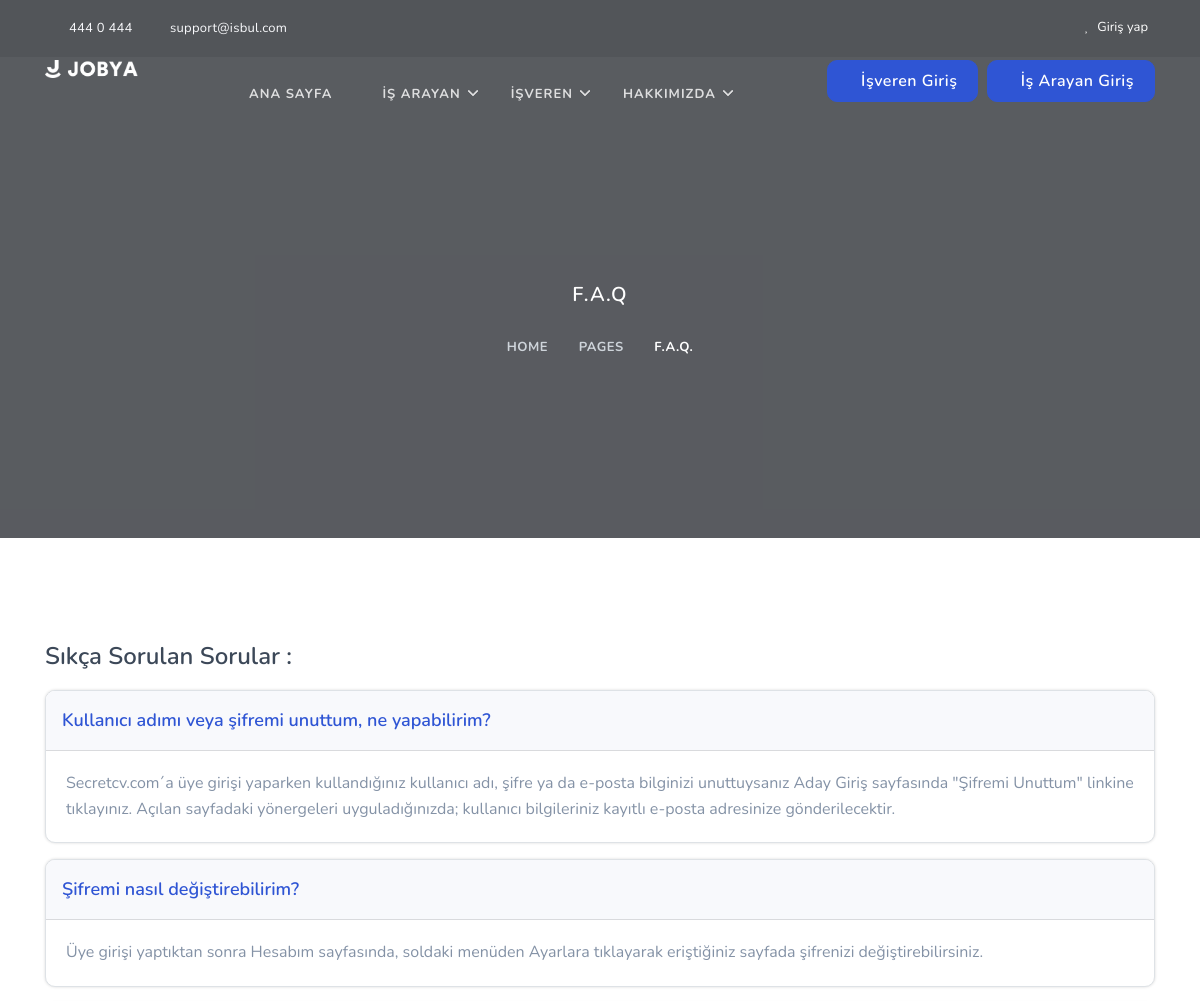
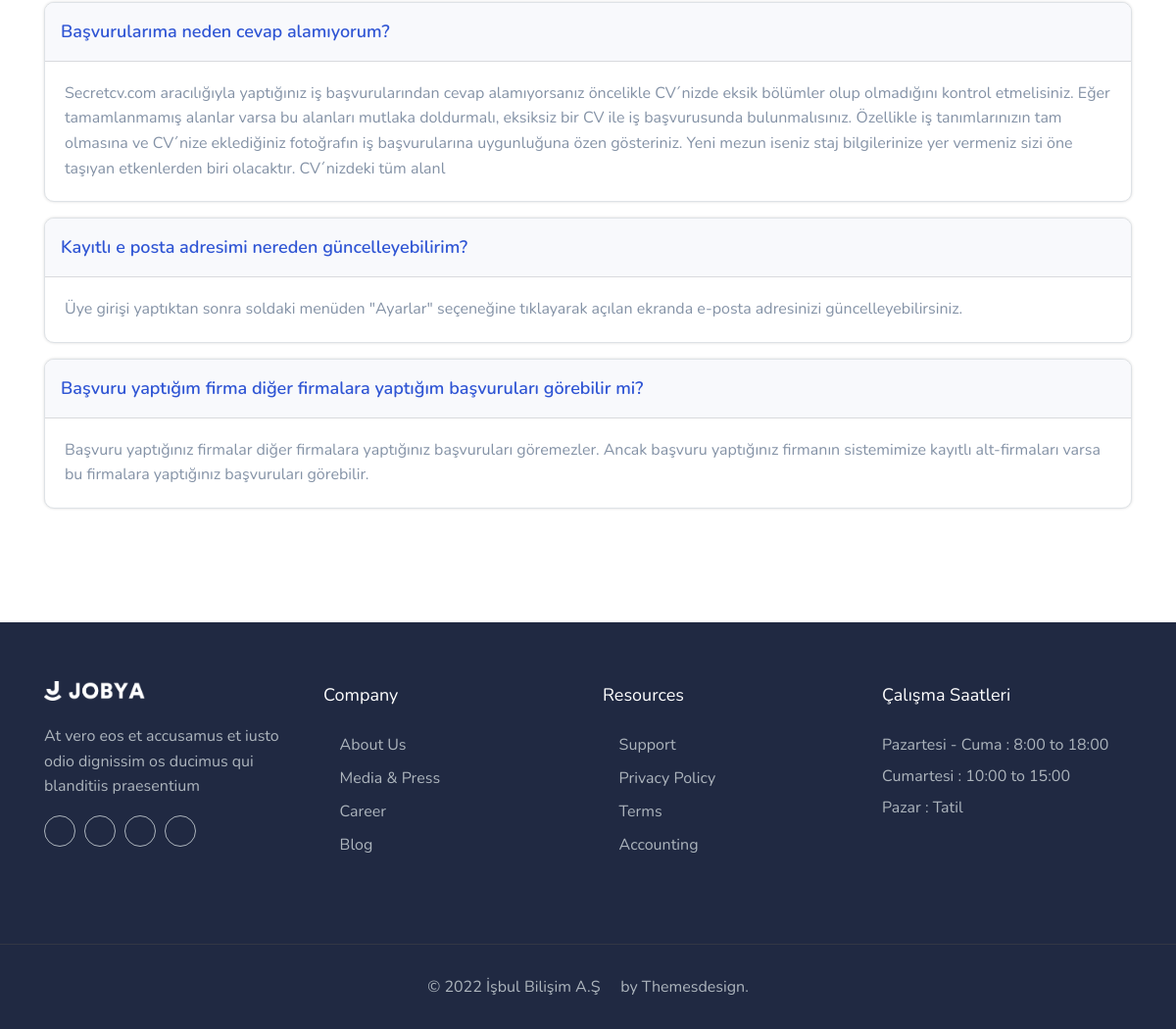
Screenshot of /faq/ with the database file from the repository (2 pictures, top to bottom).
### home/models.py (models this page shows, shortened)
class FAQ(models.Model):
    question = models.CharField(blank=True, max_length=200)
    answer = models.CharField(blank=True, max_length=500)
    status = models.CharField(max_length=10, choices=STATUS)
    create_at = models.DateTimeField(auto_now_add=True)
    update_at = models.DateTimeField(auto_now=True)

### home/views.py (the view)
# urls.py: path('faq/', views.faq, name='faq'),
def faq(request):
    setting = Setting.objects.get(id=1)
    faqs = FAQ.objects.all()
    context = {'setting': setting,
               'faqs': faqs,
               }
    return render(request, 'faq.html', context)

### home/templates/faq.html (shortened to what this page needs)
{% extends 'homebase.html' %}
{% block header %} {% include 'header.html' %}  {% endblock %}
{% block footer %} {% include 'footer.html' %}  {% endblock %}
{% block body %}
{% load static %}
    <section class="bg-half page-next-level">
        <div class="bg-overlay"></div>
        <div class="container">
            <div class="row justify-content-center">
                <div class="col-md-6">
                    <div class="text-center text-white">
                        <h4 class="text-uppercase title mb-4">F.A.Q</h4>
                        <ul class="page-next d-inline-block mb-0">
                            <li><a href="index.html" class="text-uppercase font-weight-bold">Home</a></li>
                            <li><a href="#" class="text-uppercase font-weight-bold">Pages</a></li>
                            <li>
                                <span class="text-uppercase text-white font-weight-bold">F.A.Q.</span>
                            </li>
                        </ul>
                    </div>
                </div>
            </div>
        </div>
    </section>
    <section class="section">
        <div class="container">
            <div class="row">
                <div class="col-lg-12">
                    <div class="faq-content">
                        <h4 class="text-dark">Sıkça Sorulan Sorular :</h4>
                        <div class="faq-content mt-3">
                            <div class="accordion" id="accordionExample">
                                {%for faq in faqs%}
                                <div class="card border rounded shadow mb-3">
                                    <a data-toggle="collapse" href="#collapseOne" class="faq position-relative" aria-expanded="true" aria-controls="collapseOne">
                                        <div class="card-header bg-light p-3" id="headingOne">
                                            <h4 class="title mb-0 faq-question">{{faq.question}}</h4>
                                        </div>
                                    </a>
                                    <div id="collapseOne" class="collapse show" aria-labelledby="headingOne" data-parent="#accordionExample">
                                        <div class="card-body">
                                            <p class="text-muted mb-0 faq-ans">{{faq.answer}}</p>
                                        </div>
                                    </div>
                                </div>
                                {%endfor%}
                            </div>
                        </div>
                    </div>
                </div>
            </div>
        </div>
    </section>
{% endblock %}

### home/static/css/style.css (style rules this page uses)
.bg-light { background-color: #f8f9fc !important; }
.text-dark { color: #3c4858 !important; }
.text-muted { color: #8492a6 !important; }
.rounded { border-radius: 10px !important; }
.shadow { -webkit-box-shadow: 0 0 3px rgba(0, 0, 0, 0.15) !important; box-shadow: 0 0 3px rgba(0, 0, 0, 0.15) !important; }
.page-next-level .title { font-size: 20px; letter-spacing: 1px; }
.page-next-level .page-next { letter-spacing: 0.5px; padding-left: 0; z-index: 99; }
.page-next-level .page-next li { display: inline-block; margin-right: 5px; }
.page-next-level .page-next li:after { content: "\f142"; font-size: 16px; color: #f8f9fc; font-family: 'Material Design Icons'; }
.page-next-level .page-next li:last-child { margin-right: 0; }
.page-next-level .page-next li:last-child:after { display: none; }
.page-next-level .page-next li a, .page-next-level .page-next li span { font-size: 13px; padding-right: 8px; -webkit-transition: all 0.5s ease; transition: all 0.5s ease; color: #ced4da; }
.page-next-level .page-next li span:last-child { padding-right: 0px; }
.faq-content .card .faq .card-header { padding-right: 40px !important; }
.faq-content .card a.faq[data-toggle=collapse] { background-color: #ffffff; color: #2f55d4; -webkit-transition: all 0.5s; transition: all 0.5s; }
.faq-content .card a.faq[data-toggle=collapse]:before { content: '\F143'; display: block; font-family: 'Material Design Icons'; font-size: 18px; color: #3c4858; position: absolute; right: 20px; top: 50%; -webkit-transform: translateY(-50%); transform: translateY(-50%); -webkit-transition: all 0.5s ease; transition: all 0.5s ease; }
.faq-content .card .title { font-size: 18px; }
body { font-family: "Nunito", sans-serif; overflow-x: hidden !important; font-size: 16px; color: #161c2d; }
h1, h2, h3, h4, h5, h6, .h1, .h2, .h3, .h4, .h5, .h6 { font-family: "Nunito", sans-serif; line-height: 1.5; font-weight: 600; }
a { text-decoration: none !important; }
p { line-height: 1.6; }
.section { padding: 100px 0; position: relative; }
.bg-overlay { background-color: rgba(40, 44, 50, 0.7); position: absolute; top: 0; right: 0; left: 0; bottom: 0; width: 100%; height: 100%; }
.bg-half { padding: 280px 0px 180px 0px; background-image: url("https://via.placeholder.com/2000X1100//88929f/5a6270C/O https://placeholder.com/"); background-size: cover; position: relative; background-position: center center; }
.card-header { background-color: transparent; margin-bottom: 0 !important; }

### rows the page displays
FAQ: question "Kullanıcı adımı veya şifremi unuttum, ne yapabilirim?", answer "Secretcv.com´a üye girişi yaparken kullandığınız kullanıcı adı, şifre ya da e-posta bilginizi unuttuysanız Aday Giriş sayfasında \"Şifremi Unuttum\" linkine tıklayınız. Açılan sayfadaki yönergeleri uyguladığınızda; kullanıcı bilgileriniz kayıtlı e-posta adresinize gönderilecektir."
FAQ: question "Şifremi nasıl değiştirebilirim?", answer "Üye girişi yaptıktan sonra Hesabım sayfasında, soldaki menüden Ayarlara tıklayarak eriştiğiniz sayfada şifrenizi değiştirebilirsiniz."
FAQ: question "Başvurularıma neden cevap alamıyorum?", answer "Secretcv.com aracılığıyla yaptığınız iş başvurularından cevap alamıyorsanız öncelikle CV´nizde eksik bölümler olup olmadığını kontrol etmelisiniz. Eğer tamamlanmamış alanlar varsa bu alanları mutlaka doldurmalı, eksiksiz bir CV ile iş başvurusunda bulunmalısınız. Özellikle iş tanımlarınızın tam olmasına ve CV´nize eklediğiniz fotoğrafın iş başvurularına uygunluğuna özen gösteriniz. Yeni mezun iseniz staj bilgilerinize yer vermeniz sizi öne taşıyan etkenlerden biri olacaktır. CV´nizdeki tüm alanl"
FAQ: question "Kayıtlı e posta adresimi nereden güncelleyebilirim?", answer "Üye girişi yaptıktan sonra soldaki menüden \"Ayarlar\" seçeneğine tıklayarak açılan ekranda e-posta adresinizi güncelleyebilirsiniz."
FAQ: question "Başvuru yaptığım firma diğer firmalara yaptığım başvuruları görebilir mi?", answer "Başvuru yaptığınız firmalar diğer firmalara yaptığınız başvuruları göremezler. Ancak başvuru yaptığınız firmanın sistemimize kayıtlı alt-firmaları varsa bu firmalara yaptığınız başvuruları görebilir."
